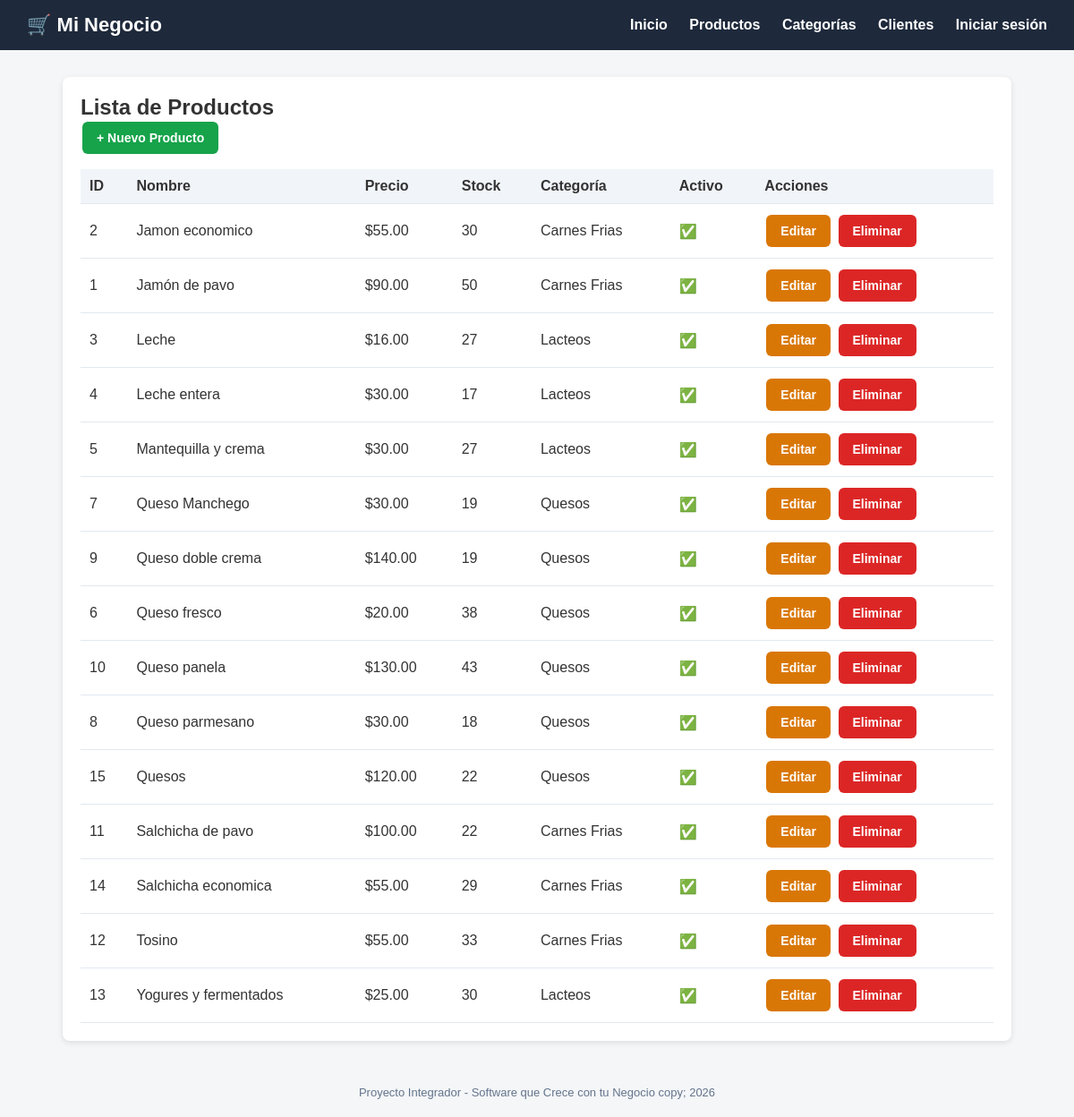
/productos/, run on the app's committed database.
### tienda/models.py (models this page shows, shortened)
class Producto(models.Model):
    nombre = models.CharField(max_length=200)
    descripcion = models.TextField(blank=True, null=True)
    precio = models.DecimalField(max_digits=10, decimal_places=2)
    stock = models.IntegerField(default=0)
    categoria = models.ForeignKey(Categoria, on_delete=models.CASCADE)
    fecha_creacion = models.DateTimeField(auto_now_add=True)
    activo = models.BooleanField(default=True)
    class Meta:
        verbose_name = "Producto"
        verbose_name_plural = "Productos"
        ordering = ["nombre"]

class Categoria(models.Model):
    nombre = models.CharField(max_length=100)
    descripcion = models.TextField(blank=True, null=True)
    class Meta:
        verbose_name = "Categoria"
        verbose_name_plural = "Categorías"

### tienda/views.py (the view)
# urls.py: path('productos/', views.lista_productos, name='lista_productos'),
def lista_productos(request):
    productos = Producto.objects.all()
    return render(request, 'tienda/productos/lista.html', {'productos': productos})

### tienda/templates/tienda/productos/lista.html (shortened to what this page needs)
{% extends 'base.html' %}
{% block content %}
<div class="card">
    <h2>Lista de Productos</h2>
    <a href="{% url 'crear_producto' %}" class="btn btn-success">+ Nuevo Producto</a>
    <table>
        <thead>
            <tr><th>ID</th><th>Nombre</th><th>Precio</th><th>Stock</th><th>Categoría</th><th>Activo</th><th>Acciones</th></tr>
        </thead>
        <tbody>
            {% for producto in productos %}
            <tr>
                <td>{{ producto.id }}</td>
                <td>{{ producto.nombre }}</td>
                <td>${{ producto.precio }}</td>
                <td>{{ producto.stock }}</td>
                <td>{{ producto.categoria.nombre }}</td>
                <td>{% if producto.activo %}✅{% else %}❌{% endif %}</td>
                <td>
                    <a href="{% url 'editar_producto' producto.pk %}" class="btn btn-warning">Editar</a>
                    <a href="{% url 'eliminar_producto' producto.pk %}" class="btn btn-danger">Eliminar</a>
                </td>
            </tr>
            {% empty %}
            <tr><td colspan="7">No hay productos registrados.</td></tr>
            {% endfor %}
        </tbody>
    </table>
</div>
{% endblock %}

### templates/base.html (style rules this page uses)
* { margin: 0; padding: 0; box-sizing: border-box; }
body { font-family: Arial, sans-serif; background: #f4f6f8; color: #333; }
.card { background: #fff; border-radius: 8px; padding: 20px; box-shadow: 0 2px 6px rgba(0,0,0,0.1); margin-bottom: 20px; }
.btn { display: inline-block; padding: 10px 16px; border-radius: 6px; text-decoration: none; color: #fff; font-weight: bold; border: none; cursor: pointer; font-size: 14px; margin: 2px; }
.btn-success { background: #16a34a; }
.btn-danger { background: #dc2626; }
.btn-warning { background: #d97706; }
table { width: 100%; border-collapse: collapse; margin-top: 15px; }
th, td { padding: 10px; text-align: left; border-bottom: 1px solid #e2e8f0; }
th { background: #f1f5f9; }

### data on the page
Producto: id "2", nombre "Jamon economico", precio "55.00", stock "30", categoria.nombre "Carnes Frias"
Producto: id "1", nombre "Jamón de pavo", precio "90.00", stock "50", categoria.nombre "Carnes Frias"
Producto: id "3", nombre "Leche", precio "16.00", stock "27", categoria.nombre "Lacteos"
Producto: id "4", nombre "Leche entera", precio "30.00", stock "17", categoria.nombre "Lacteos"
Producto: id "5", nombre "Mantequilla y crema", precio "30.00", stock "27", categoria.nombre "Lacteos"
Producto: id "7", nombre "Queso Manchego", precio "30.00", stock "19", categoria.nombre "Quesos"
Producto: id "9", nombre "Queso doble crema", precio "140.00", stock "19", categoria.nombre "Quesos"
Producto: id "6", nombre "Queso fresco", precio "20.00", stock "38", categoria.nombre "Quesos"
Producto: id "10", nombre "Queso panela", precio "130.00", stock "43", categoria.nombre "Quesos"
Producto: id "8", nombre "Queso parmesano", precio "30.00", stock "18", categoria.nombre "Quesos"
Producto: id "15", nombre "Quesos", precio "120.00", stock "22", categoria.nombre "Quesos"
Producto: id "11", nombre "Salchicha de pavo", precio "100.00", stock "22", categoria.nombre "Carnes Frias"
Producto: id "14", nombre "Salchicha economica", precio "55.00", stock "29", categoria.nombre "Carnes Frias"
Producto: id "12", nombre "Tosino", precio "55.00", stock "33", categoria.nombre "Carnes Frias"
Producto: id "13", nombre "Yogures y fermentados", precio "25.00", stock "30", categoria.nombre "Lacteos"
